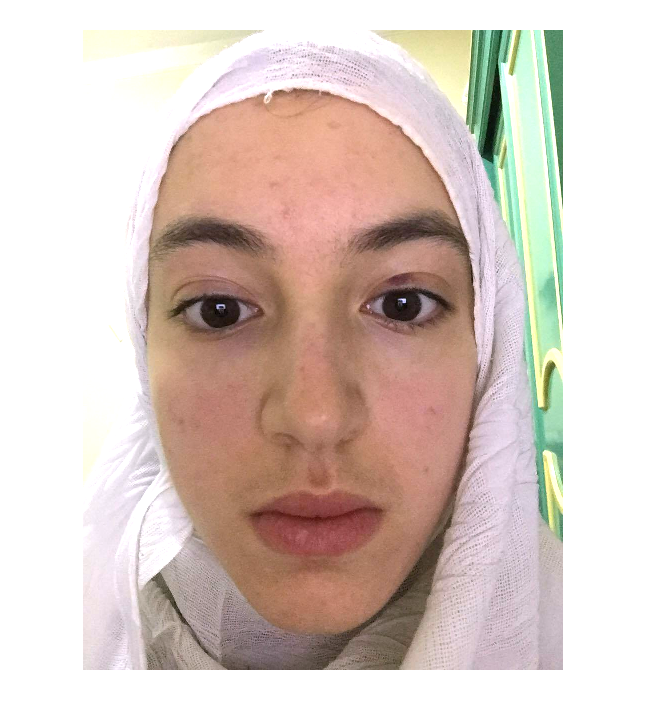
//> input picture Code in c++ snap chat and face detection (visual stuido)/ConsoleApplication73/hhhhhhhh#.png, 645 x 726 px; the run also reads 1 picture not shown here
$ ./Source   (built with g++ and OpenCV 4)
//> lines starting //> are read from the running program, lines starting //| are printed output that depends on the picture

#include "opencv2/objdetect.hpp"
#include "opencv2/imgproc.hpp"
#include "opencv2/imgcodecs.hpp"
#include "opencv2/highgui.hpp"
#include<iostream>
#include<algorithm>
#include "opencv2/opencv.hpp"
#include <vector>


using namespace cv;
using namespace std;


String face_cascade_name = "haarcascade_frontalface_alt.xml";
String eyes_cascade_name = "haarcascade_eye_tree_eyeglasses.xml";
string nose_cascde_name = "haarcascade_mcs_nose.xml";
CascadeClassifier face_cascade;
CascadeClassifier eyes_cascade;
CascadeClassifier nose_cascade;
int minxf;
int minyf;

int minfex ;
int minfey ;
vector<vector<pair<int, int>>> faces_rect;
vector<vector<pair<int, int>>> faces_ellip;
vector<vector<pair<int, int>>> faces_w_h;
vector<vector<pair<int, int>>> faces_x_y;
vector<vector<pair<int, int>>> lip_rect;
vector<vector<pair<int, int>>> lip_ellip;
vector<vector<pair<int, int>>> lip_w_h;
vector<vector<pair<int, int>>> eyes_w_h;
vector<vector<pair<int, int>>> eyes_rect;
vector<vector<pair<int, int>>> eyes_ellip;
vector<vector<pair<int, int>>> eye_x_y;
vector<vector<pair<int, int>>> lip_x_y;

// [1073 lines left out: functions isodata, otsuThreshold, mat2gray, eye_map, another_eye_map, mouth_map and 4 more, not called in this run]
void face_detection_harr_cascade_mustache()
{
	try
	{

		Mat mustache = imread("mustache1.png",-1);
		if (mustache.empty())
		{
			std::cout << "!!! Failed imread(): image not found" << std::endl;
			// don't let the execution continue, else imshow() will crash.
		}
		//imshow("moustache.png", mustache);
		//waitKey();
		vector<Mat> channels1;
		split(mustache, channels1);
//> channels1[0]: 320 rows x 640 cols, CV_8UC1; every value is 0
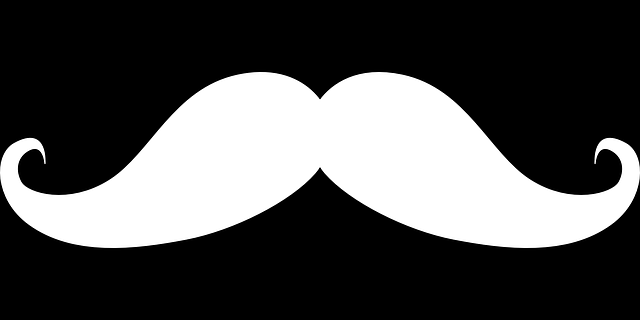
//> channels1[3]: 320 rows x 640 cols, CV_8UC1; min 0, max 255, mean 78
		Mat I0 = channels1[0];
		Mat I1 = channels1[1];
		Mat I2 = channels1[2];
		Mat alpha = channels1[3];
		Mat orig_mask = alpha;
		cout << orig_mask.channels() << endl;
//| 1
		vector<Mat>channels;
		channels.push_back(I0);
		channels.push_back(I1);
		channels.push_back(I2);
		merge(channels, mustache);
//> mustache: 320 rows x 640 cols, CV_8UC3; every value is 0
	//	mustache = imread("moustache.png");
		if (mustache.empty())
		{
			std::cout << "!!! Failed imread(): image not found" << std::endl;
			// don't let the execution continue, else imshow() will crash.
		}

		//imshow("mustache", mustache);
		//waitKey();


		Mat origi_mask_inv;
		bitwise_not(orig_mask, origi_mask_inv);
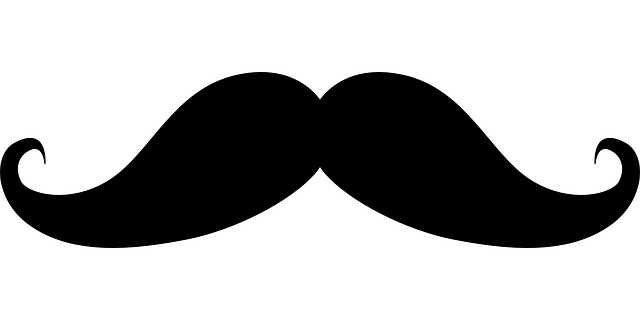
//> origi_mask_inv: 320 rows x 640 cols, CV_8UC1; min 0, max 255, mean 177
		int origimostheight = mustache.size().height;
//> origimostheight = 320
		int origimostwidth = mustache.size().width;
//> origimostwidth = 640


		cv::Mat frame = imread("hhhhhhhh#.png", CV_LOAD_IMAGE_COLOR);
//> frame is the input picture: 726 rows x 645 cols, CV_8UC3; mean B, G, R 192.3, 200.1, 216.2
		if (frame.empty())
		{
			std::cout << "!!! Failed imread(): image not found" << std::endl;
			// don't let the execution continue, else imshow() will crash.
		}
	//	imshow("img", frame);
		//waitKey();
		std::vector<Rect> faces;
		Mat frame_gray;
		cvtColor(frame, frame_gray, COLOR_BGR2GRAY);
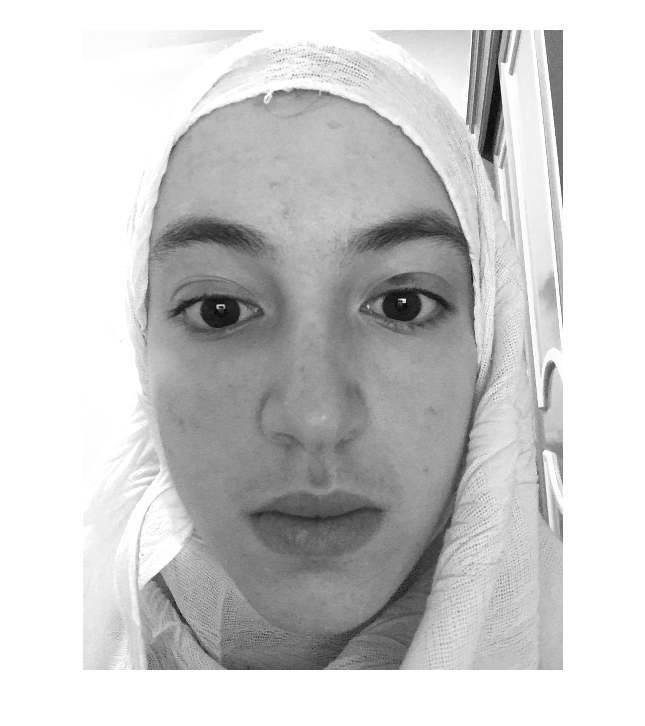
//> frame_gray: 726 rows x 645 cols, CV_8UC1; min 1, max 255, mean 204
		equalizeHist(frame_gray, frame_gray);
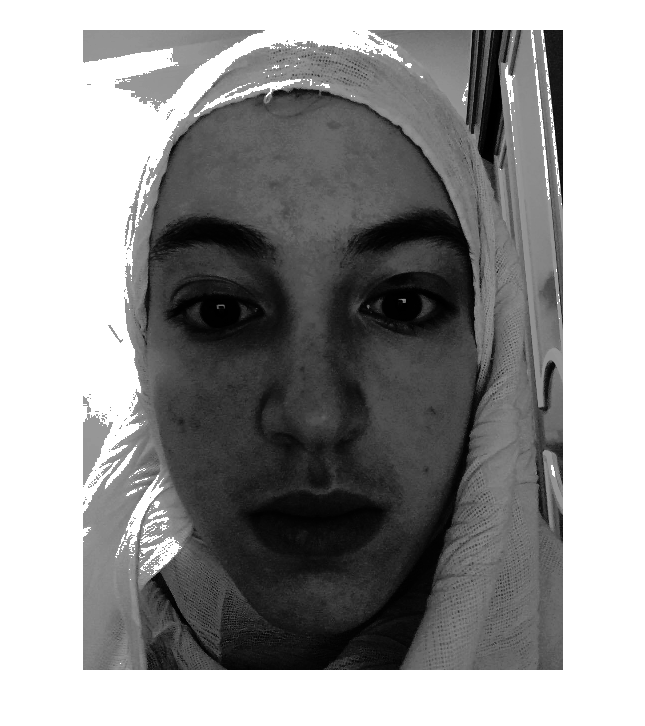
//> frame_gray: 726 rows x 645 cols, CV_8UC1; min 0, max 255, mean 149.1
		//-- Detect faces
		face_cascade.detectMultiScale(frame_gray, faces, 1.1, 2, 0 | CASCADE_SCALE_IMAGE, Size(30, 30));
		for (size_t i = 0; i < faces.size(); i++)
		{
			//Point center(faces[i].x + faces[i].width / 2, faces[i].y + faces[i].height / 2);
			//ellipse(frame, center, Size(faces[i].width / 2, faces[i].height / 2), 0, 0, 360, Scalar(255, 0, 255), 4, 8, 0);
			Mat faceROI = frame_gray(faces[i]);
			imshow("mmm", faceROI);
			waitKey();
			Mat face_color = frame(faces[i]);
			namedWindow("Display window1", CV_WINDOW_AUTOSIZE);
			imshow(" face detection", frame);
			waitKey(0);
			// [11 lines of commented-out code are left out]
			double nose_center_height = 0.0;
			if (!nose_cascade.empty())
			{
				vector<Rect_<int> > nose;
				detectNose(faceROI, nose);

				// Mark points corresponding to the centre (tip) of the nose
				for (unsigned int j = 0; j < nose.size(); ++j)
				{
					Rect n = nose[j];
					// [4 lines of commented-out code are left out]


					int mostw = 3 * n.width;
					int mosth = mostw * origimostheight / origimostwidth;
					int x1 = n.x - (mostw / 4) + faces[i].x, x2 = n.x + n.width + (mostw / 4)+faces[i].x, y1 = n.y + n.height - (mosth / 2)+faces[i].y, y2 = n.y + n.height + (mosth / 2) + faces[i].y;
				// [8 lines of commented-out code are left out]
					mostw = x2 - x1;
					mosth = y2 - y1;
					cout << mustache.size() << endl;

					resize(mustache, mustache, cvSize(mostw, mosth));
					cout << mustache.size() << endl;
					Mat	mask = orig_mask;
					cout << orig_mask.size() << endl;
					resize(orig_mask, mask, cvSize(mostw, mosth));
					cout << mask.size() << endl;
					Mat	mask_inv = origi_mask_inv;
					resize(origi_mask_inv, mask_inv, cvSize(mostw, mosth));
					Mat roi ;
					frame(cv::Rect(x1, y1,  x2-x1,  y2-y1)).copyTo(roi);
					cout << roi.size() << endl;
					cout << mask_inv.size() << endl;

					Mat	roi_bg;
					bitwise_and(roi, roi, roi_bg, mask = mask_inv);

					cout << mustache.channels() << endl;
					Mat	roi_fg;
					bitwise_and(mustache, mustache, roi_fg, mask = mask);

					Mat	dst;
					add(roi_bg, roi_fg, dst);
					dst.copyTo(frame(cv::Rect(x1, y1, x2 - x1, y2 - y1)));
					namedWindow("Display window1", CV_WINDOW_AUTOSIZE);
					imshow(" face detection", dst);
					waitKey(0);

				}
			}


		}
		//-- Show what you got
		namedWindow("Display window1", CV_WINDOW_AUTOSIZE);
		imshow(" face detection", frame);
		waitKey(0);


	}

	//nose detection
	catch (cv::Exception & e)
	{
		cerr << e.msg << endl; // output exception message
	}

}

// [458 lines left out: functions face_detection_crown, face_detect_hat_mustache, face_detect_dog_filter, grey_world, white_patch, modified_white_patch, not called in this run]

void progressive(int num1, int num2)
{
}

// [297 lines left out: functions face_detection_haar_cascade_mariam, flower_crown, dog_filter, hat_moustache, main, not called in this run]

// added to run one function of the file
int main() { face_detection_harr_cascade_mustache(); }
